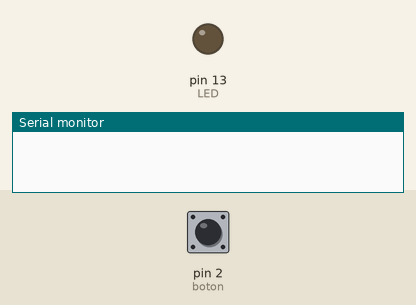
A sketch run on a simulated Arduino Uno, built with avr-gcc and run on an emulated ATmega328P. On the bench: output pins drawn as LEDs (lit = HIGH), the last lines printed to the serial monitor. The inputs (shaded band) are chosen by the test bench; at power-on: pin 2 (boton) HIGH.

Above: at 1.2 s.
1.3 s: pin 2 (boton) pulled LOW for 0.15 s
At 1.8 s:
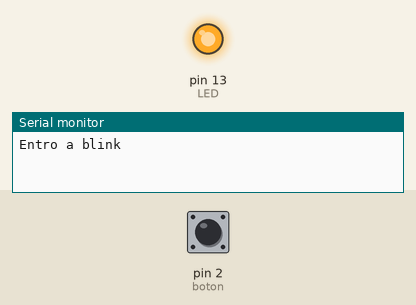
2.9 s: pin 2 (boton) pulled LOW for 1 s
At 4.2 s:
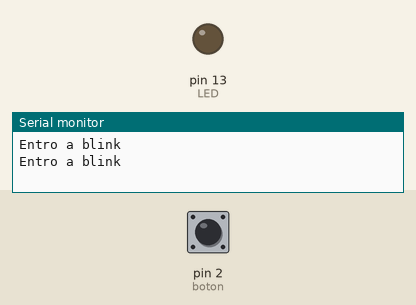
5.4 s: pin 2 (boton) pulled LOW for 3.2 s
At 6.1 s:
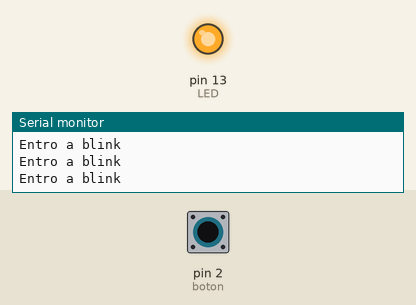
Timing chart, 0 to 8.4 s (numbered marks = the images above; inputs shaded):
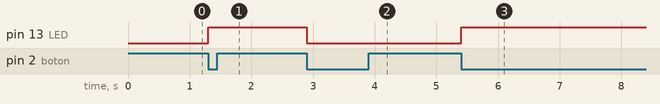

Measured:
- after the input at 1.3 s, pin 13 (LED): LOW → HIGH at once
- after the input at 2.9 s, pin 13 (LED): HIGH → LOW at once
- after the input at 5.4 s, pin 13 (LED): LOW → HIGH at once

The sketch:

sketch_may29e.ino
```cpp
#include <LowPower.h>
#define boton 2
#define LED 13

volatile int state = LOW;

void setup() {
  // put your setup code here, to run once:
  pinMode(LED, OUTPUT);
  pinMode(boton, INPUT);
  Serial.begin(9600);

  attachInterrupt(digitalPinToInterrupt(boton),blink,FALLING);
}

void loop() {
  // put your main code here, to run repeatedly:
  LowPower.powerDown(SLEEP_8S,ADC_OFF,BOD_OFF);
}

void blink(){
  Serial.println("Entro a blink");
  state = !state;
  digitalWrite(LED,state);
  delay(1000);
}
```
